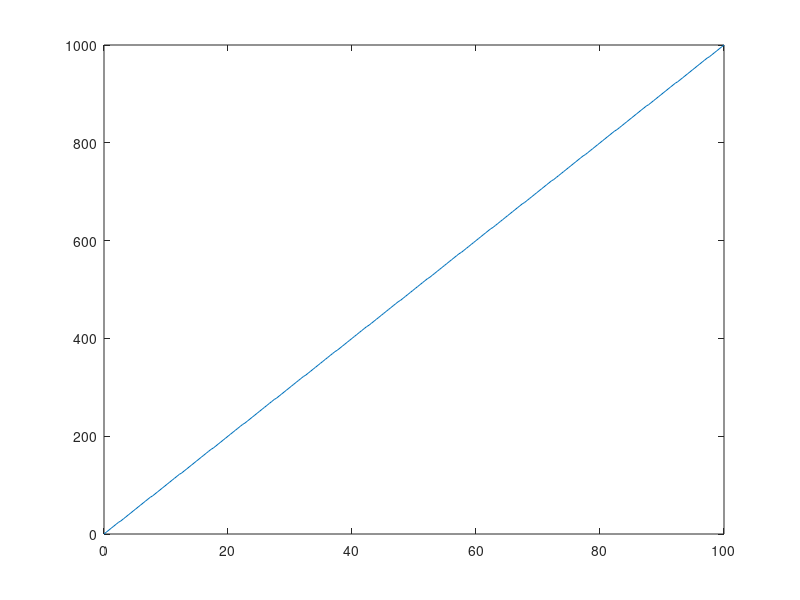

Recreate this plot in MATLAB.
fs = 200e3;
ts = 1 / fs;
f_clk = 200e6;
t_clk = 1 / f_clk; 

%open loop 
%limited to 9 switches in open loop (2^9 options)
ol_duty = linspace(0,100, (2^8));
ol_ton = (ol_duty/100) .* ts; 
ol_ton_clk = ol_ton ./ t_clk;
ol_ton_clk_cycles = round(ol_ton_clk);

%closed loop
%going for .1% duty cycle increments
%limted by 200MHz clock (t_clk = 5ns which is 1/1000 Ts)
cl_duty = 0:0.1:100;
cl_ton = (cl_duty/100) .* ts; 
cl_ton_clk = cl_ton ./ t_clk;
cl_ton_clk_cycles = round(cl_ton_clk);

plot(ol_duty, ol_ton_clk_cycles);
A = [ol_duty; ol_ton_clk_cycles];
 

ind = 0:1:255;
D = transpose([ind; ol_ton_clk_cycles]);
